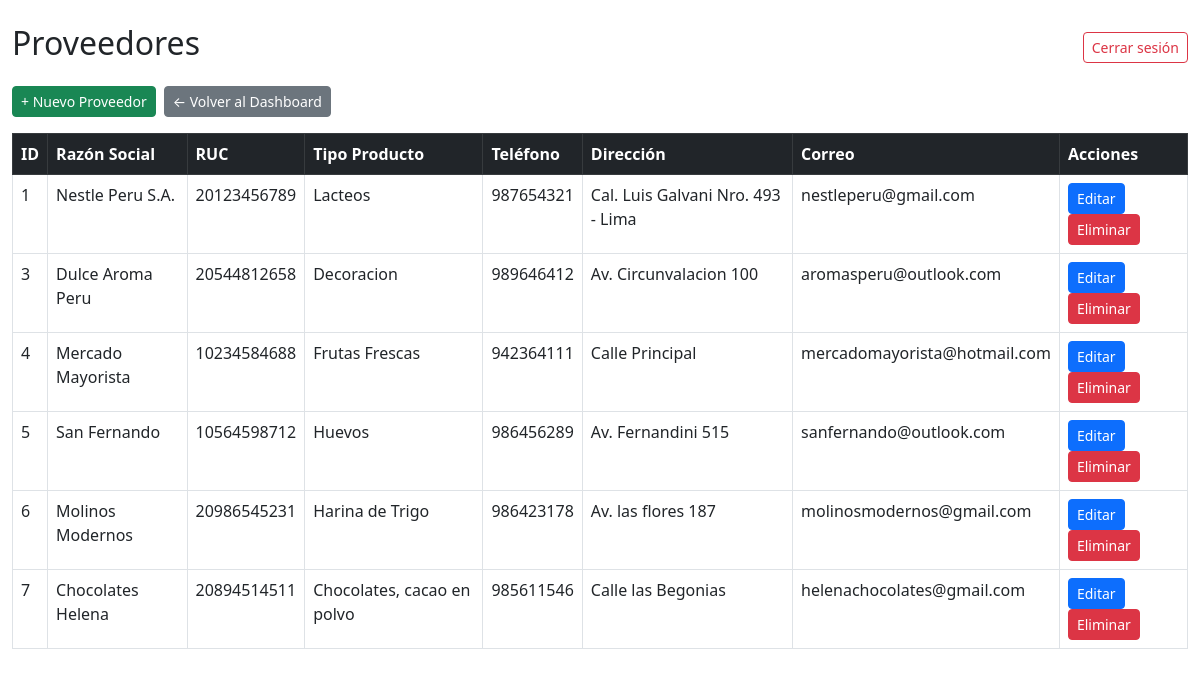
/vistas/proveedores/index.php, run on the app's committed database.
### tables this page shows
CREATE TABLE `proveedores` (
  `ID_Proveedor` int(11) NOT NULL,
  `Razon_Social` varchar(100) DEFAULT NULL,
  `RUC` varchar(11) DEFAULT NULL,
  `Tipo_Producto` varchar(50) DEFAULT NULL,
  `Telefono` varchar(15) DEFAULT NULL,
  `Direccion` varchar(100) DEFAULT NULL,
  `Correo` varchar(50) DEFAULT NULL,
  `Estado` varchar(20) DEFAULT 'Activo'
);

### modelos/Conexion.php (called while the page is built)
<?php
class Conexion {
    public static function conectar() {
        try {
            $conexion = new PDO("mysql:host=localhost;dbname=sistema_pasteleria", "root", "");
            $conexion->exec("SET NAMES utf8");
            return $conexion;
        } catch (PDOException $e) {
            die("Error en la conexión: " . $e->getMessage());
        }
    }
}
?>

### modelos/Proveedor.php (called while the page is built, shortened)
<?php
require_once "Conexion.php";
class Proveedor {
    private $conexion;
    public function __construct() {
        $this->conexion = Conexion::conectar();
    }
    public function obtenerProveedores() {
        $sql = "SELECT * FROM proveedores WHERE Estado != 'Eliminado'";
        return $this->conexion->query($sql)->fetchAll(PDO::FETCH_ASSOC);
    }
}

### vistas/proveedores/index.php (the view, shortened to what this page needs)
<?php
require_once "../../modelos/Proveedor.php";
$proveedor = new Proveedor();
$lista = $proveedor->obtenerProveedores();
?>
<!DOCTYPE html>
<html lang="es">
<head>
    <link href="https://cdn.jsdelivr.net/npm/bootstrap@5.3.0/dist/css/bootstrap.min.css" rel="stylesheet">
</head>
<body class="container-fluid mt-4">
    <div class="d-flex justify-content-between align-items-center mb-3">
        <h2>Proveedores</h2>
        <a href="../logout.php" class="btn btn-outline-danger btn-sm">Cerrar sesión</a>
    </div>
    <div class="mb-3 d-flex gap-2 flex-wrap">
        <a href="crear.php" class="btn btn-sm btn-success">+ Nuevo Proveedor</a>
        <a href="../dashboard.php" class="btn btn-sm btn-secondary">← Volver al Dashboard</a>
    </div>
<table class="table table-bordered table-hover">
    <thead class="table-dark">
        <tr>
            <th>ID</th>
            <th>Razón Social</th>
            <th>RUC</th>
            <th>Tipo Producto</th>
            <th>Teléfono</th>
            <th>Dirección</th>
            <th>Correo</th>
            <th>Acciones</th>
        </tr>
    </thead>
    <tbody>
        <?php foreach ($lista as $prov): ?>
            <tr>
                <td><?= $prov['ID_Proveedor'] ?></td>
                <td><?= htmlspecialchars($prov['Razon_Social']) ?></td>
                <td><?= $prov['RUC'] ?></td>
                <td><?= $prov['Tipo_Producto'] ?></td>
                <td><?= $prov['Telefono'] ?></td>
                <td><?= $prov['Direccion'] ?></td>
                <td><?= $prov['Correo'] ?></td>
                <td>
                    <a href="editar.php?id=<?= $prov['ID_Proveedor'] ?>" class="btn btn-sm btn-primary">Editar</a>
                    <a href="../../controladores/proveedorControlador.php?eliminar=<?= $prov['ID_Proveedor'] ?>" class="btn btn-sm btn-danger" onclick="return confirm('¿Eliminar proveedor?')">Eliminar</a>
                </td>
            </tr>
        <?php endforeach; ?>
    </tbody>
</table>
</body>
</html>

### data on the page
proveedores: ID_Proveedor "1", Razon_Social "Nestle Peru S.A.", RUC "20123456789", Tipo_Producto "Lacteos", Telefono "987654321", Direccion "Cal. Luis Galvani Nro. 493 - Lima", Correo "nestleperu@gmail.com"
proveedores: ID_Proveedor "3", Razon_Social "Dulce Aroma Peru", RUC "20544812658", Tipo_Producto "Decoracion", Telefono "989646412", Direccion "Av. Circunvalacion 100", Correo "aromasperu@outlook.com"
proveedores: ID_Proveedor "4", Razon_Social "Mercado Mayorista", RUC "10234584688", Tipo_Producto "Frutas Frescas", Telefono "942364111", Direccion "Calle Principal", Correo "mercadomayorista@hotmail.com"
proveedores: ID_Proveedor "5", Razon_Social "San Fernando", RUC "10564598712", Tipo_Producto "Huevos", Telefono "986456289", Direccion "Av. Fernandini 515", Correo "sanfernando@outlook.com"
proveedores: ID_Proveedor "6", Razon_Social "Molinos Modernos", RUC "20986545231", Tipo_Producto "Harina de Trigo", Telefono "986423178", Direccion "Av. las flores 187", Correo "molinosmodernos@gmail.com"
proveedores: ID_Proveedor "7", Razon_Social "Chocolates Helena", RUC "20894514511", Tipo_Producto "Chocolates, cacao en polvo", Telefono "985611546", Direccion "Calle las Begonias", Correo "helenachocolates@gmail.com"
